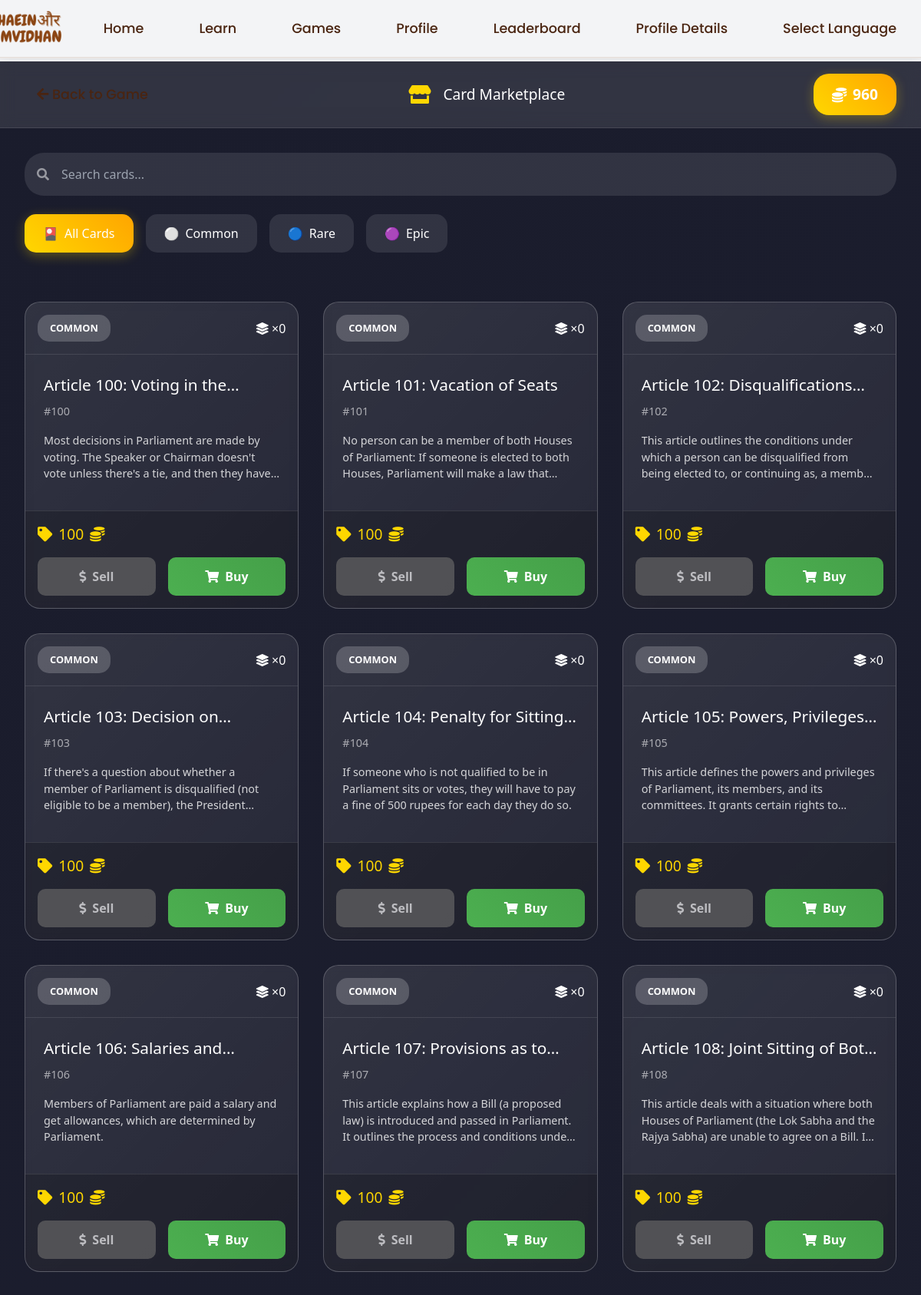
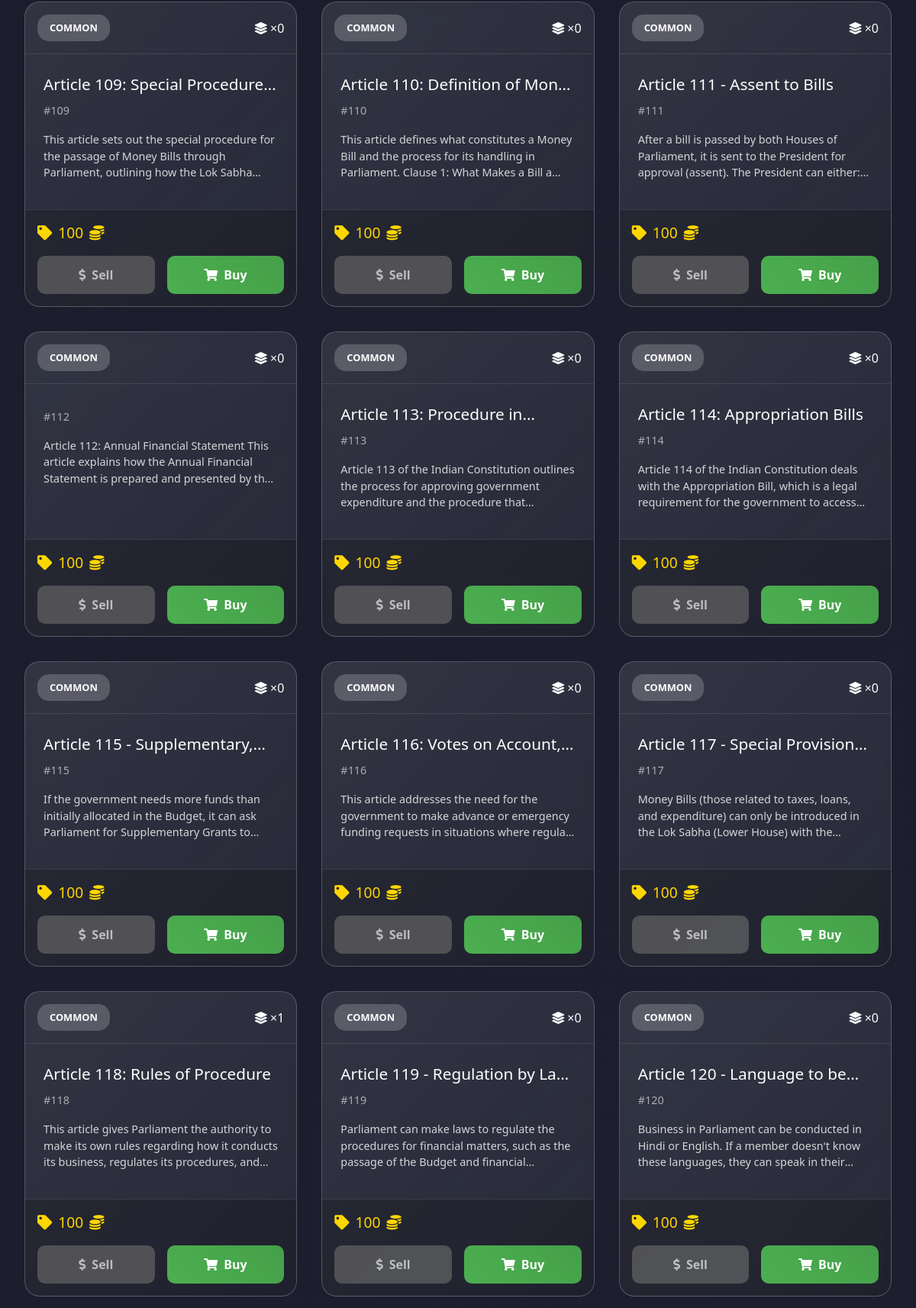
Screenshot of /spinwheel/marketplace/ (signed in, upper part) with the database file from the repository (2 pictures, top to bottom).
### spinwheel/models.py (models this page shows, shortened)
class PlayerProfile(models.Model):
    user = models.OneToOneField(User, on_delete=models.CASCADE)
    coins = models.IntegerField(default=0)
    spins_remaining = models.IntegerField(default=10)
    max_spins = models.IntegerField(default=10)
    last_spin_refill = models.DateTimeField(auto_now_add=True)

class Card(models.Model):
    RARITY_CHOICES = [
        ('COMMON', 'Common'),
        ('RARE', 'Rare'),
        ('EPIC', 'Epic'),
    ]
    title = models.CharField(max_length=200)
    article_number = models.CharField(max_length=50)
    content = models.TextField()
    rarity = models.CharField(max_length=10, choices=RARITY_CHOICES)
    base_price = models.IntegerField(default=100)
    class Meta:
        unique_together = ['article_number', 'rarity']

### spinwheel/views.py (the view)
# urls.py: path('marketplace/', views.marketplace, name='marketplace'),
@login_required
def marketplace(request):
    all_cards = Card.objects.all()
    user_profile = PlayerProfile.objects.get(user=request.user)
    player_collections = PlayerCollection.objects.filter(player=user_profile)
    marketplace_items = []
    for card in all_cards:
        player_collection = player_collections.filter(card=card).first()
        marketplace_items.append({
            'card': card,
            'owned_quantity': player_collection.quantity if player_collection else 0,
            'price': get_card_price(card.rarity),
            'can_sell': player_collection.quantity > 1 if player_collection else False,
            'can_buy': user_profile.coins >= get_card_price(card.rarity)
        })
    return render(request, 'spinwheel/marketplace.html', {
        'marketplace_items': marketplace_items,
        'profile': user_profile
    })

### spinwheel/views.py (called while the page is built)
def get_card_price(rarity):
    prices = {
        'COMMON': 100,
        'RARE': 250,
        'EPIC': 500
    }
    return prices.get(rarity, 0)

### users/templatetags/chat_widget.py (called while the page is built)
@register.inclusion_tag('users/chat_widget.html', takes_context=True)
def chat_widget(context):
    return {
        'request': context.get('request'),
    }

### spinwheel/templates/spinwheel/marketplace.html (shortened to what this page needs)
{% extends 'base.html' %}
{% block content %}
<link rel="stylesheet" href="https://cdnjs.cloudflare.com/ajax/libs/font-awesome/5.15.4/css/all.min.css">
<div class="marketplace-page">
    <header class="marketplace-header">
        <div class="header-content">
            <nav class="nav-links">
                <a href="{% url 'spinwheel:index' %}" class="nav-link">
                </a>
            </nav>
            <div class="marketplace-title">
                <i class="fas fa-store"></i>
                <h1>Card Marketplace</h1>
            </div>
            <div class="player-balance">
                <i class="fas fa-coins"></i>
                <span id="coins-count">{{ profile.coins }}</span>
            </div>
        </div>
    </header>
    <div class="marketplace-content">
        <div class="filter-section">
            <div class="search-bar">
                <i class="fas fa-search"></i>
                <input type="text" id="card-search" placeholder="Search cards...">
            </div>
            <div class="rarity-filters">
                <button class="filter-btn active" data-rarity="all">
                    <span class="filter-icon">🎴</span> All Cards
                </button>
                <button class="filter-btn" data-rarity="common">
                    <span class="filter-icon">⚪</span> Common
                </button>
                <button class="filter-btn" data-rarity="rare">
                    <span class="filter-icon">🔵</span> Rare
                </button>
                <button class="filter-btn" data-rarity="epic">
                    <span class="filter-icon">🟣</span> Epic
                </button>
            </div>
        </div>
        <div class="cards-grid">
            {% for item in marketplace_items %}
            <div class="marketplace-card {{ item.card.rarity|lower }}" data-rarity="{{ item.card.rarity|lower }}" data-card-id="{{ item.card.id }}">
                <div class="card-inner">
                    <div class="card-header">
                        <span class="rarity-badge {{ item.card.rarity|lower }}">
                            {{ item.card.rarity }}
                        </span>
                        <div class="ownership-info">
                            <i class="fas fa-layer-group"></i>
                            <span class="quantity">×{{ item.owned_quantity }}</span>
                        </div>
                    </div>
                    <div class="card-content">
                        <h3 class="card-title">{{ item.card.title }}</h3>
                        <p class="article-number">#{{ item.card.article_number }}</p>
                        <p class="card-description">{{ item.card.content }}</p>
                    </div>
                    <div class="card-market-info">
                        <div class="price-tag">
                            <i class="fas fa-tag"></i>
                            <span class="price-amount">{{ item.price }}</span>
                            <i class="fas fa-coins"></i>
                        </div>
                        <div class="market-actions">
                            <button class="sell-btn {% if not item.can_sell %}disabled{% endif %}"
                                    onclick="sellCard({{ item.card.id }})"
                                    {% if not item.can_sell %}disabled{% endif %}>
                                <i class="fas fa-dollar-sign"></i> Sell
                            </button>
                            <button class="buy-btn {% if not item.can_buy %}disabled{% endif %}"
                                    onclick="buyCard({{ item.card.id }})"
                                    {% if not item.can_buy %}disabled{% endif %}>
                                <i class="fas fa-shopping-cart"></i> Buy
                            </button>
                        </div>
                    </div>
                </div>
            </div>
            {% endfor %}
        </div>
    </div>
</div>
{% endblock %}

### users/templates/base.html (style rules this page uses)
.nav-links { display: flex; gap: 2.5rem; align-items: center; }
.nav-link { color: #4A2511; text-decoration: none; padding: 0.5rem 1rem; font-family: 'Poppins', sans-serif; font-weight: 500; position: relative; transition: all 0.3s ease; font-size: 1.1rem; }
.nav-link:after { content: ''; position: absolute; width: 0; height: 2px; background: #8B4513; left: 0; bottom: -2px; transition: width 0.3s ease; }
body { padding-top: 80px; }
* { cursor: auto !important; }
input[type="text"], input[type="email"], textarea { cursor: text; }
body { top: 0 !important; position: static !important; }
body { top: 0 !important; }

### rows the page displays
PlayerProfile: coins "960"
Card: card.rarity "COMMON", owned_quantity "0", card "Article 100: Voting in…", card.article_number "100", card.content "Most decisions in Parliament are made by voting. The Speaker or Chairman doesn't vote unless there's a tie, and then they…", price "100"
Card: card.rarity "COMMON", owned_quantity "0", card "Article 101: Vacation of Seats", card.article_number "101", card.content "No person can be a member of both Houses of Parliament: If someone is elected to both Houses, Parliament will make a law…", price "100"
Card: card.rarity "COMMON", owned_quantity "0", card "Article 102:…", card.article_number "102", card.content "This article outlines the conditions under which a person can be disqualified from being elected to, or continuing as, a…", price "100"
Card: card.rarity "COMMON", owned_quantity "0", card "Article 103: Decision…", card.article_number "103", card.content "If there's a question about whether a member of Parliament is disqualified (not eligible to be a member), the…", price "100"
Card: card.rarity "COMMON", owned_quantity "0", card "Article 104: Penalty for…", card.article_number "104", card.content "If someone who is not qualified to be in Parliament sits or votes, they will have to pay a fine of 500 rupees for each day they do so.", price "100"
Card: card.rarity "COMMON", owned_quantity "0", card "Article 105: Powers,…", card.article_number "105", card.content "This article defines the powers and privileges of Parliament, its members, and its committees. It grants certain rights…", price "100"
Card: card.rarity "COMMON", owned_quantity "0", card "Article 106: Salaries…", card.article_number "106", card.content "Members of Parliament are paid a salary and get allowances, which are determined by Parliament.", price "100"
Card: card.rarity "COMMON", owned_quantity "0", card "Article 107: Provisions as…", card.article_number "107", card.content "This article explains how a Bill (a proposed law) is introduced and passed in Parliament. It outlines the process and conditions…", price "100"
Card: card.rarity "COMMON", owned_quantity "0", card "Article 108: Joint Sitting of…", card.article_number "108", card.content "This article deals with a situation where both Houses of Parliament (the Lok Sabha and the Rajya Sabha) are unable to agree on a Bill.…", price "100"
Card: card.rarity "COMMON", owned_quantity "0", card "Article 109: Special…", card.article_number "109", card.content "This article sets out the special procedure for the passage of Money Bills through Parliament, outlining how the Lok…", price "100"
Card: card.rarity "COMMON", owned_quantity "0", card "Article 110: Definition of…", card.article_number "110", card.content "This article defines what constitutes a Money Bill and the process for its handling in Parliament. Clause 1: What Makes a Bill…", price "100"
Card: card.rarity "COMMON", owned_quantity "0", card "Article 111 - Assent to Bills", card.article_number "111", card.content "After a bill is passed by both Houses of Parliament, it is sent to the President for approval (assent). The President can…", price "100"
Card: card.rarity "COMMON", owned_quantity "0", card.article_number "112", card.content "Article 112: Annual Financial Statement This article explains how the Annual Financial Statement is prepared and presented by…", price "100"
Card: card.rarity "COMMON", owned_quantity "0", card "Article 113: Procedure…", card.article_number "113", card.content "Article 113 of the Indian Constitution outlines the process for approving government expenditure and the procedure…", price "100"
Card: card.rarity "COMMON", owned_quantity "0", card "Article 114: Appropriation Bills", card.article_number "114", card.content "Article 114 of the Indian Constitution deals with the Appropriation Bill, which is a legal requirement for the government to…", price "100"
Card: card.rarity "COMMON", owned_quantity "0", card "Article 115 -…", card.article_number "115", card.content "If the government needs more funds than initially allocated in the Budget, it can ask Parliament for Supplementary Grants…", price "100"
Card: card.rarity "COMMON", owned_quantity "0", card "Article 116: Votes on…", card.article_number "116", card.content "This article addresses the need for the government to make advance or emergency funding requests in situations where…", price "100"
Card: card.rarity "COMMON", owned_quantity "0", card "Article 117 - Special…", card.article_number "117", card.content "Money Bills (those related to taxes, loans, and expenditure) can only be introduced in the Lok Sabha (Lower House) with…", price "100"
Card: card.rarity "COMMON", owned_quantity "1", card "Article 118: Rules of Procedure", card.article_number "118", card.content "This article gives Parliament the authority to make its own rules regarding how it conducts its business, regulates its procedures,…", price "100"
Card: card.rarity "COMMON", owned_quantity "0", card "Article 119 - Regulation by…", card.article_number "119", card.content "Parliament can make laws to regulate the procedures for financial matters, such as the passage of the Budget and…", price "100"
Card: card.rarity "COMMON", owned_quantity "0", card "Article 120 - Language to…", card.article_number "120", card.content "Business in Parliament can be conducted in Hindi or English. If a member doesn't know these languages, they can speak in…", price "100"
